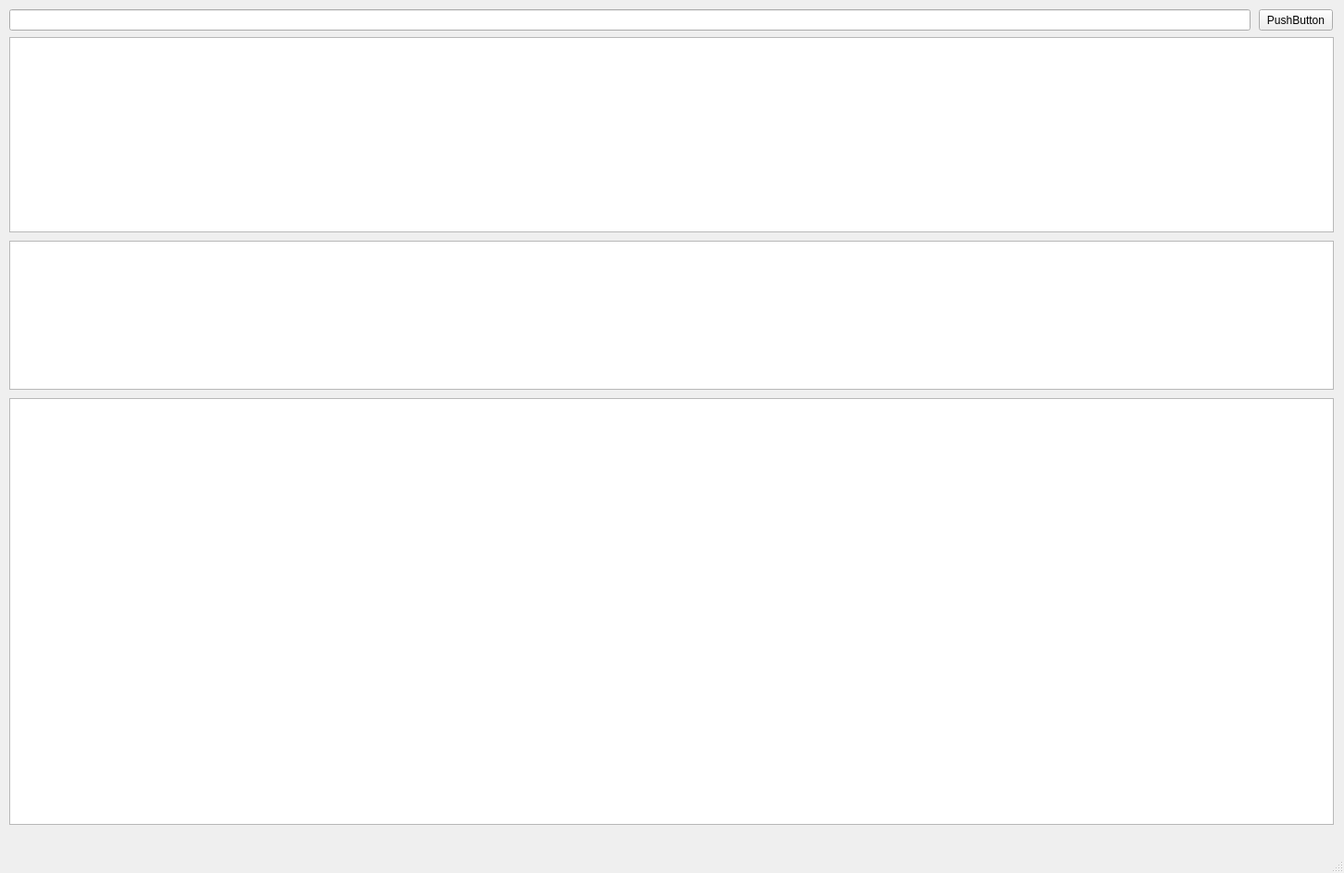
<?xml version="1.0" encoding="UTF-8"?>
<ui version="4.0">
 <class>NewWindow</class>
 <widget class="QMainWindow" name="NewWindow">
  <property name="geometry">
   <rect>
    <x>0</x>
    <y>0</y>
    <width>1452</width>
    <height>943</height>
   </rect>
  </property>
  <property name="windowTitle">
   <string>MainWindow</string>
  </property>
  <widget class="QWidget" name="centralwidget">
   <widget class="QTableView" name="tableView">
    <property name="geometry">
     <rect>
      <x>10</x>
      <y>40</y>
      <width>1431</width>
      <height>211</height>
     </rect>
    </property>
   </widget>
   <widget class="QPushButton" name="NRButton">
    <property name="geometry">
     <rect>
      <x>1360</x>
      <y>10</y>
      <width>80</width>
      <height>23</height>
     </rect>
    </property>
    <property name="text">
     <string>PushButton</string>
    </property>
   </widget>
   <widget class="QLineEdit" name="filters">
    <property name="geometry">
     <rect>
      <x>10</x>
      <y>10</y>
      <width>1341</width>
      <height>23</height>
     </rect>
    </property>
   </widget>
   <widget class="QTreeView" name="treeView">
    <property name="geometry">
     <rect>
      <x>10</x>
      <y>260</y>
      <width>1431</width>
      <height>161</height>
     </rect>
    </property>
   </widget>
   <widget class="QPlainTextEdit" name="HexText">
    <property name="geometry">
     <rect>
      <x>10</x>
      <y>430</y>
      <width>1431</width>
      <height>461</height>
     </rect>
    </property>
   </widget>
  </widget>
  <widget class="QMenuBar" name="menubar">
   <property name="geometry">
    <rect>
     <x>0</x>
     <y>0</y>
     <width>1452</width>
     <height>20</height>
    </rect>
   </property>
  </widget>
  <widget class="QStatusBar" name="statusbar"/>
 </widget>
 <resources/>
 <connections/>
</ui>
